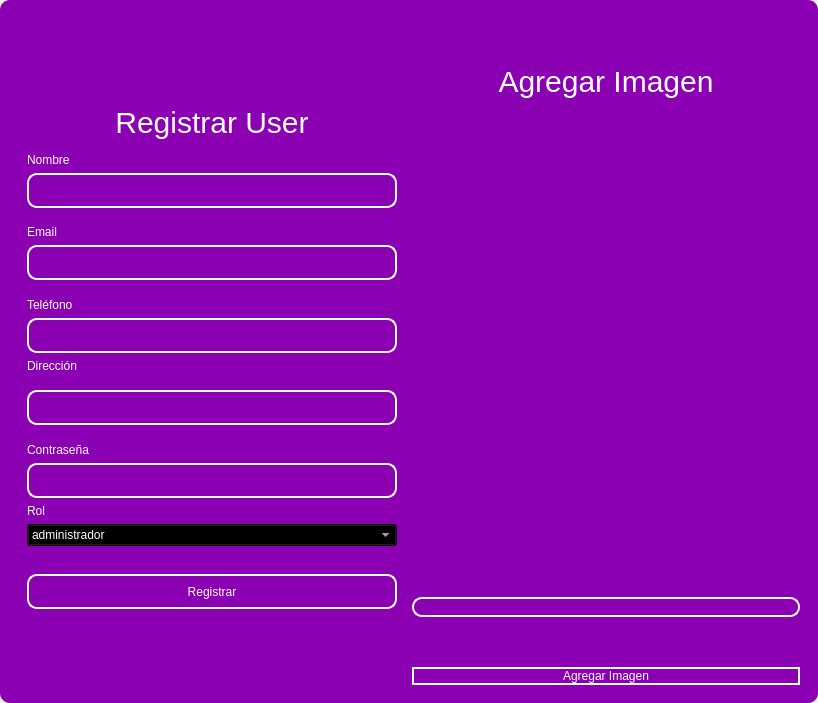
<?xml version="1.0" encoding="UTF-8"?>
<ui version="4.0">
 <class>MainWindow</class>
 <widget class="QMainWindow" name="MainWindow">
  <property name="geometry">
   <rect>
    <x>0</x>
    <y>0</y>
    <width>818</width>
    <height>703</height>
   </rect>
  </property>
  <property name="windowTitle">
   <string>MainWindow</string>
  </property>
  <property name="styleSheet">
   <string notr="true"/>
  </property>
  <widget class="QWidget" name="centralwidget">
   <property name="styleSheet">
    <string notr="true"/>
   </property>
   <layout class="QVBoxLayout" name="verticalLayout">
    <property name="spacing">
     <number>0</number>
    </property>
    <property name="leftMargin">
     <number>0</number>
    </property>
    <property name="topMargin">
     <number>0</number>
    </property>
    <property name="rightMargin">
     <number>0</number>
    </property>
    <property name="bottomMargin">
     <number>0</number>
    </property>
    <item>
     <widget class="QFrame" name="frame">
      <property name="enabled">
       <bool>true</bool>
      </property>
      <property name="styleSheet">
       <string notr="true">QFrame {
	border-radius:10px;
background-color: rgb(140, 0, 179);
 }
</string>
      </property>
      <property name="frameShape">
       <enum>QFrame::StyledPanel</enum>
      </property>
      <property name="frameShadow">
       <enum>QFrame::Raised</enum>
      </property>
      <layout class="QVBoxLayout" name="verticalLayout_2">
       <item>
        <widget class="QFrame" name="frame_superior">
         <property name="minimumSize">
          <size>
           <width>0</width>
           <height>40</height>
          </size>
         </property>
         <property name="maximumSize">
          <size>
           <width>16777215</width>
           <height>40</height>
          </size>
         </property>
         <property name="styleSheet">
          <string notr="true">QPushButton{
border-radius:18px;
}

QPushButton:hover{
	background-color: rgb(0, 0, 0);
}
</string>
         </property>
         <property name="frameShape">
          <enum>QFrame::StyledPanel</enum>
         </property>
         <property name="frameShadow">
          <enum>QFrame::Raised</enum>
         </property>
         <layout class="QHBoxLayout" name="horizontalLayout_3">
          <property name="spacing">
           <number>4</number>
          </property>
          <property name="leftMargin">
           <number>0</number>
          </property>
          <property name="topMargin">
           <number>0</number>
          </property>
          <property name="rightMargin">
           <number>0</number>
          </property>
          <property name="bottomMargin">
           <number>0</number>
          </property>
          <item>
           <widget class="QPushButton" name="btn_icon">
            <property name="text">
             <string/>
            </property>
            <property name="iconSize">
             <size>
              <width>40</width>
              <height>40</height>
             </size>
            </property>
           </widget>
          </item>
          <item>
           <spacer name="horizontalSpacer_2">
            <property name="orientation">
             <enum>Qt::Horizontal</enum>
            </property>
            <property name="sizeHint" stdset="0">
             <size>
              <width>443</width>
              <height>20</height>
             </size>
            </property>
           </spacer>
          </item>
          <item>
           <widget class="QPushButton" name="bt_minimizar">
            <property name="minimumSize">
             <size>
              <width>38</width>
              <height>38</height>
             </size>
            </property>
            <property name="maximumSize">
             <size>
              <width>38</width>
              <height>38</height>
             </size>
            </property>
            <property name="cursor">
             <cursorShape>PointingHandCursor</cursorShape>
            </property>
            <property name="text">
             <string/>
            </property>
            <property name="icon">
             <iconset>
              <normaloff>image/minus.svg</normaloff>image/minus.svg</iconset>
            </property>
            <property name="iconSize">
             <size>
              <width>38</width>
              <height>38</height>
             </size>
            </property>
           </widget>
          </item>
          <item>
           <widget class="QPushButton" name="bt_maximizar">
            <property name="minimumSize">
             <size>
              <width>38</width>
              <height>38</height>
             </size>
            </property>
            <property name="maximumSize">
             <size>
              <width>38</width>
              <height>38</height>
             </size>
            </property>
            <property name="cursor">
             <cursorShape>PointingHandCursor</cursorShape>
            </property>
            <property name="text">
             <string/>
            </property>
            <property name="icon">
             <iconset>
              <normaloff>image/chevron-up.svg</normaloff>image/chevron-up.svg</iconset>
            </property>
            <property name="iconSize">
             <size>
              <width>38</width>
              <height>38</height>
             </size>
            </property>
           </widget>
          </item>
          <item>
           <widget class="QPushButton" name="bt_restaurar">
            <property name="minimumSize">
             <size>
              <width>38</width>
              <height>38</height>
             </size>
            </property>
            <property name="maximumSize">
             <size>
              <width>38</width>
              <height>38</height>
             </size>
            </property>
            <property name="cursor">
             <cursorShape>PointingHandCursor</cursorShape>
            </property>
            <property name="text">
             <string/>
            </property>
            <property name="icon">
             <iconset>
              <normaloff>image/chevron-down.svg</normaloff>image/chevron-down.svg</iconset>
            </property>
            <property name="iconSize">
             <size>
              <width>38</width>
              <height>38</height>
             </size>
            </property>
           </widget>
          </item>
          <item>
           <widget class="QPushButton" name="bt_cerrar">
            <property name="minimumSize">
             <size>
              <width>38</width>
              <height>38</height>
             </size>
            </property>
            <property name="maximumSize">
             <size>
              <width>38</width>
              <height>38</height>
             </size>
            </property>
            <property name="cursor">
             <cursorShape>PointingHandCursor</cursorShape>
            </property>
            <property name="text">
             <string/>
            </property>
            <property name="icon">
             <iconset>
              <normaloff>image/x.svg</normaloff>image/x.svg</iconset>
            </property>
            <property name="iconSize">
             <size>
              <width>38</width>
              <height>38</height>
             </size>
            </property>
           </widget>
          </item>
         </layout>
        </widget>
       </item>
       <item>
        <widget class="QFrame" name="frame_3">
         <property name="styleSheet">
          <string notr="true">QLabel {
	color: rgb(255, 255, 254);
	font: 12pt &quot;Arial&quot;;
	background-color: rgba(0, 0, 0,0);
}

QTextEdit{
background-color: rgba(0, 0, 0,0);
border-radius:10px; 
font: 12pt &quot;Arial&quot;;
color: rgb(255, 255, 254);
border: 2px solid  rgb(255, 255, 255);

}

QTextEdit:hover{
background-color: rgba(0, 0, 0,0);
border-radius:10px; 
font: 12pt &quot;Arial&quot;;
border: 2px solid  rgb(120, 0, 171);
}

QTextEdit:focus{
background-color: rgb(0, 0, 0);
border-radius:10px; 
font: 12pt &quot;Arial&quot;;
border: 2px solid rgb(120, 0, 171);
}

QLineEdit{
background-color: rgba(0, 0, 0,0);
border-radius:10px; 
font: 12pt &quot;Arial&quot;;
color: rgb(255, 255, 254);
border: 2px solid  rgb(255, 255, 255);

}

QLineEdit:hover{
background-color: rgba(0, 0, 0,0);
border-radius:10px; 
font: 12pt &quot;Arial&quot;;
border: 2px solid  rgb(120, 0, 171);
}

QLineEdit:focus{
background-color: rgb(0, 0, 0);
border-radius:10px; 
font: 12pt &quot;Arial&quot;;
border: 2px solid rgb(120, 0, 171);
}

QCheckBox{
	font: 12pt &quot;Arial&quot;;
	color: rgb(255, 255, 255);
}

QCheckBox::indicator {
    width: 18px;
    height:18px;
}

QCheckBox::indicator:unchecked {
   background-image: url(image/square.svg);
}

QCheckBox::indicator:checked {
   background-image: url(image/check-square.svg);
}

QPushButton{
border-radius:10px; 
font: 12pt &quot;Arial&quot;;
color: rgb(255, 255, 254);
border: 2px solid #ffffff;
}

QPushButton:hover{
border-radius:10px; 
font: 12pt &quot;Arial&quot;;
color: rgb(255, 255, 255);
border: 2px solid rgb(120, 0, 171);
	background-color: rgb(120, 0, 171);
}
</string>
         </property>
         <property name="frameShape">
          <enum>QFrame::StyledPanel</enum>
         </property>
         <property name="frameShadow">
          <enum>QFrame::Raised</enum>
         </property>
         <layout class="QHBoxLayout" name="horizontalLayout_4">
          <item>
           <layout class="QVBoxLayout" name="verticalLayout_4">
            <item>
             <spacer name="verticalSpacer">
              <property name="orientation">
               <enum>Qt::Vertical</enum>
              </property>
              <property name="sizeHint" stdset="0">
               <size>
                <width>28</width>
                <height>28</height>
               </size>
              </property>
             </spacer>
            </item>
            <item>
             <widget class="QFrame" name="frame_4">
              <property name="maximumSize">
               <size>
                <width>400</width>
                <height>600</height>
               </size>
              </property>
              <property name="styleSheet">
               <string notr="true">QLabel {
	color: rgb(255, 255, 254);
	font: 12pt &quot;Arial&quot;;
	background-color: rgba(0, 0, 0,0);
}


QLineEdit{
background-color: rgba(0, 0, 0,0);
border-radius:10px; 
font: 12pt &quot;Arial&quot;;
color: rgb(255, 255, 254);
border: 2px solid  rgb(255, 255, 255);

}

QLineEdit:hover{
background-color: rgba(0, 0, 0,0);
border-radius:10px; 
font: 12pt &quot;Arial&quot;;
border: 2px solid  rgb(120, 0, 171);
}

QLineEdit:focus{
background-color: rgb(0, 0, 0);
border-radius:10px; 
font: 12pt &quot;Arial&quot;;
border: 2px solid rgb(120, 0, 171);
}

QCheckBox{
	font: 12pt &quot;Arial&quot;;
	color: rgb(255, 255, 255);
}

QCheckBox::indicator {
    width: 18px;
    height:18px;
}

QCheckBox::indicator:unchecked {
   background-image: url(image/square.svg);
}

QCheckBox::indicator:checked {
   background-image: url(image/check-square.svg);
}

QPushButton{
border-radius:10px; 
font: 12pt &quot;Arial&quot;;
color: rgb(255, 255, 254);
border: 2px solid #ffffff;
}

QPushButton:hover{
border-radius:10px; 
font: 12pt &quot;Arial&quot;;
color: rgb(255, 255, 255);
border: 2px solid rgb(120, 0, 171);
	background-color: rgb(120, 0, 171);
}
</string>
              </property>
              <property name="frameShape">
               <enum>QFrame::StyledPanel</enum>
              </property>
              <property name="frameShadow">
               <enum>QFrame::Raised</enum>
              </property>
              <layout class="QVBoxLayout" name="verticalLayout_3">
               <item>
                <spacer name="verticalSpacer_3">
                 <property name="orientation">
                  <enum>Qt::Vertical</enum>
                 </property>
                 <property name="sizeHint" stdset="0">
                  <size>
                   <width>20</width>
                   <height>40</height>
                  </size>
                 </property>
                </spacer>
               </item>
               <item>
                <widget class="QLabel" name="label_3">
                 <property name="minimumSize">
                  <size>
                   <width>100</width>
                   <height>50</height>
                  </size>
                 </property>
                 <property name="styleSheet">
                  <string notr="true">font-size: 30px</string>
                 </property>
                 <property name="text">
                  <string>Registrar User</string>
                 </property>
                 <property name="alignment">
                  <set>Qt::AlignCenter</set>
                 </property>
                </widget>
               </item>
               <item>
                <widget class="QLabel" name="label_4">
                 <property name="text">
                  <string>Nombre</string>
                 </property>
                </widget>
               </item>
               <item>
                <widget class="QLineEdit" name="nametxt">
                 <property name="minimumSize">
                  <size>
                   <width>0</width>
                   <height>35</height>
                  </size>
                 </property>
                 <property name="text">
                  <string/>
                 </property>
                </widget>
               </item>
               <item>
                <spacer name="verticalSpacer_4">
                 <property name="orientation">
                  <enum>Qt::Vertical</enum>
                 </property>
                 <property name="sizeHint" stdset="0">
                  <size>
                   <width>20</width>
                   <height>40</height>
                  </size>
                 </property>
                </spacer>
               </item>
               <item>
                <widget class="QLabel" name="label_5">
                 <property name="text">
                  <string>Email</string>
                 </property>
                </widget>
               </item>
               <item>
                <widget class="QLineEdit" name="emailtxt">
                 <property name="minimumSize">
                  <size>
                   <width>0</width>
                   <height>35</height>
                  </size>
                 </property>
                 <property name="maximumSize">
                  <size>
                   <width>16777215</width>
                   <height>16777215</height>
                  </size>
                 </property>
                 <property name="echoMode">
                  <enum>QLineEdit::Normal</enum>
                 </property>
                </widget>
               </item>
               <item>
                <spacer name="verticalSpacer_5">
                 <property name="orientation">
                  <enum>Qt::Vertical</enum>
                 </property>
                 <property name="sizeHint" stdset="0">
                  <size>
                   <width>20</width>
                   <height>40</height>
                  </size>
                 </property>
                </spacer>
               </item>
               <item>
                <widget class="QLabel" name="label">
                 <property name="text">
                  <string>Teléfono</string>
                 </property>
                </widget>
               </item>
               <item>
                <widget class="QLineEdit" name="fonotxt">
                 <property name="minimumSize">
                  <size>
                   <width>0</width>
                   <height>35</height>
                  </size>
                 </property>
                </widget>
               </item>
               <item>
                <widget class="QLabel" name="label_2">
                 <property name="text">
                  <string>Dirección</string>
                 </property>
                </widget>
               </item>
               <item>
                <spacer name="verticalSpacer_6">
                 <property name="orientation">
                  <enum>Qt::Vertical</enum>
                 </property>
                 <property name="sizeHint" stdset="0">
                  <size>
                   <width>20</width>
                   <height>40</height>
                  </size>
                 </property>
                </spacer>
               </item>
               <item>
                <widget class="QLineEdit" name="addresstxt">
                 <property name="minimumSize">
                  <size>
                   <width>0</width>
                   <height>35</height>
                  </size>
                 </property>
                </widget>
               </item>
               <item>
                <spacer name="verticalSpacer_10">
                 <property name="orientation">
                  <enum>Qt::Vertical</enum>
                 </property>
                 <property name="sizeHint" stdset="0">
                  <size>
                   <width>20</width>
                   <height>40</height>
                  </size>
                 </property>
                </spacer>
               </item>
               <item>
                <widget class="QLabel" name="label_6">
                 <property name="text">
                  <string>Contraseña</string>
                 </property>
                </widget>
               </item>
               <item>
                <widget class="QLineEdit" name="passwordtxt">
                 <property name="minimumSize">
                  <size>
                   <width>0</width>
                   <height>35</height>
                  </size>
                 </property>
                </widget>
               </item>
               <item>
                <widget class="QLabel" name="label_7">
                 <property name="text">
                  <string>Rol</string>
                 </property>
                </widget>
               </item>
               <item>
                <widget class="QComboBox" name="rolcombobox">
                 <property name="styleSheet">
                  <string notr="true">background-color: rgb(0, 0, 0);
color: rgb(255, 255, 255);</string>
                 </property>
                 <item>
                  <property name="text">
                   <string>administrador</string>
                  </property>
                 </item>
                 <item>
                  <property name="text">
                   <string>standar</string>
                  </property>
                 </item>
                </widget>
               </item>
               <item>
                <spacer name="verticalSpacer_9">
                 <property name="orientation">
                  <enum>Qt::Vertical</enum>
                 </property>
                 <property name="sizeHint" stdset="0">
                  <size>
                   <width>20</width>
                   <height>50</height>
                  </size>
                 </property>
                </spacer>
               </item>
               <item>
                <widget class="QPushButton" name="btn_add">
                 <property name="minimumSize">
                  <size>
                   <width>0</width>
                   <height>35</height>
                  </size>
                 </property>
                 <property name="cursor">
                  <cursorShape>PointingHandCursor</cursorShape>
                 </property>
                 <property name="text">
                  <string>Registrar</string>
                 </property>
                </widget>
               </item>
               <item>
                <spacer name="verticalSpacer_7">
                 <property name="orientation">
                  <enum>Qt::Vertical</enum>
                 </property>
                 <property name="sizeHint" stdset="0">
                  <size>
                   <width>20</width>
                   <height>40</height>
                  </size>
                 </property>
                </spacer>
               </item>
               <item>
                <layout class="QHBoxLayout" name="horizontalLayout_2"/>
               </item>
               <item>
                <spacer name="verticalSpacer_8">
                 <property name="orientation">
                  <enum>Qt::Vertical</enum>
                 </property>
                 <property name="sizeHint" stdset="0">
                  <size>
                   <width>20</width>
                   <height>40</height>
                  </size>
                 </property>
                </spacer>
               </item>
               <item>
                <layout class="QHBoxLayout" name="horizontalLayout">
                 <item>
                  <spacer name="horizontalSpacer">
                   <property name="orientation">
                    <enum>Qt::Horizontal</enum>
                   </property>
                   <property name="sizeHint" stdset="0">
                    <size>
                     <width>40</width>
                     <height>20</height>
                    </size>
                   </property>
                  </spacer>
                 </item>
                </layout>
               </item>
              </layout>
             </widget>
            </item>
            <item>
             <spacer name="verticalSpacer_2">
              <property name="orientation">
               <enum>Qt::Vertical</enum>
              </property>
              <property name="sizeHint" stdset="0">
               <size>
                <width>20</width>
                <height>40</height>
               </size>
              </property>
             </spacer>
            </item>
           </layout>
          </item>
          <item>
           <layout class="QVBoxLayout" name="verticalLayout_5">
            <property name="spacing">
             <number>50</number>
            </property>
            <property name="leftMargin">
             <number>0</number>
            </property>
            <property name="rightMargin">
             <number>0</number>
            </property>
            <item>
             <widget class="QLabel" name="label_8">
              <property name="maximumSize">
               <size>
                <width>16777215</width>
                <height>100</height>
               </size>
              </property>
              <property name="styleSheet">
               <string notr="true">font-size: 30px;
color: rgb(255, 255, 255);</string>
              </property>
              <property name="text">
               <string>Agregar Imagen</string>
              </property>
              <property name="alignment">
               <set>Qt::AlignCenter</set>
              </property>
             </widget>
            </item>
            <item>
             <layout class="QHBoxLayout" name="horizontalLayout_5">
              <item>
               <spacer name="verticalSpacer_12">
                <property name="orientation">
                 <enum>Qt::Vertical</enum>
                </property>
                <property name="sizeHint" stdset="0">
                 <size>
                  <width>20</width>
                  <height>40</height>
                 </size>
                </property>
               </spacer>
              </item>
              <item>
               <widget class="QLabel" name="image_label">
                <property name="maximumSize">
                 <size>
                  <width>100</width>
                  <height>100</height>
                 </size>
                </property>
                <property name="text">
                 <string/>
                </property>
               </widget>
              </item>
              <item>
               <spacer name="verticalSpacer_11">
                <property name="orientation">
                 <enum>Qt::Vertical</enum>
                </property>
                <property name="sizeHint" stdset="0">
                 <size>
                  <width>20</width>
                  <height>40</height>
                 </size>
                </property>
               </spacer>
              </item>
             </layout>
            </item>
            <item>
             <widget class="QLineEdit" name="imagetxt">
              <property name="enabled">
               <bool>false</bool>
              </property>
             </widget>
            </item>
            <item>
             <widget class="QPushButton" name="btn_add_image">
              <property name="cursor">
               <cursorShape>PointingHandCursor</cursorShape>
              </property>
              <property name="text">
               <string>Agregar Imagen</string>
              </property>
             </widget>
            </item>
           </layout>
          </item>
         </layout>
        </widget>
       </item>
      </layout>
     </widget>
    </item>
   </layout>
  </widget>
 </widget>
 <resources/>
 <connections/>
</ui>
